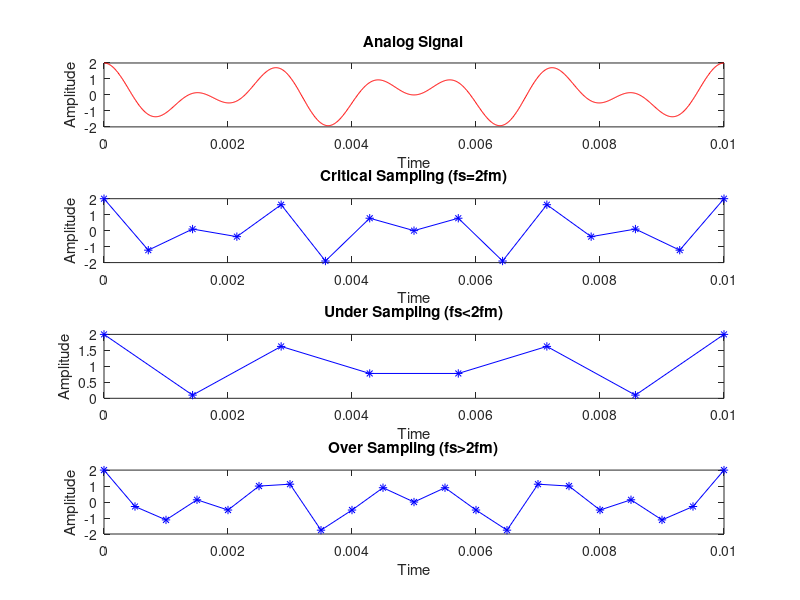

MATLAB code for this plot:
clc; clear; close all;

tfinal = 0.01; t = 0:0.00001:tfinal;
xanalog = cos(2*pi*400*t) + cos(2*pi*700*t);

% Analog signal
subplot(4,1,1); plot(t, xanalog, 'r-');
xlabel('Time'); ylabel('Amplitude'); title('Analog Signal');

% Sampling frequencies and titles
fs_list = [1400, 700, 2000];
titles = {'Critical Sampling (fs=2fm)', 'Under Sampling (fs<2fm)', 'Over Sampling (fs>2fm)'};

for i = 1:3
    fs = fs_list(i);
    tsamp = 0:1/fs:tfinal;
    xsampled = cos(2*pi*400*tsamp) + cos(2*pi*700*tsamp);
    
    subplot(4,1,i+1); plot(tsamp, xsampled, 'b*-');
    xlabel('Time'); ylabel('Amplitude'); title(titles{i});
end
